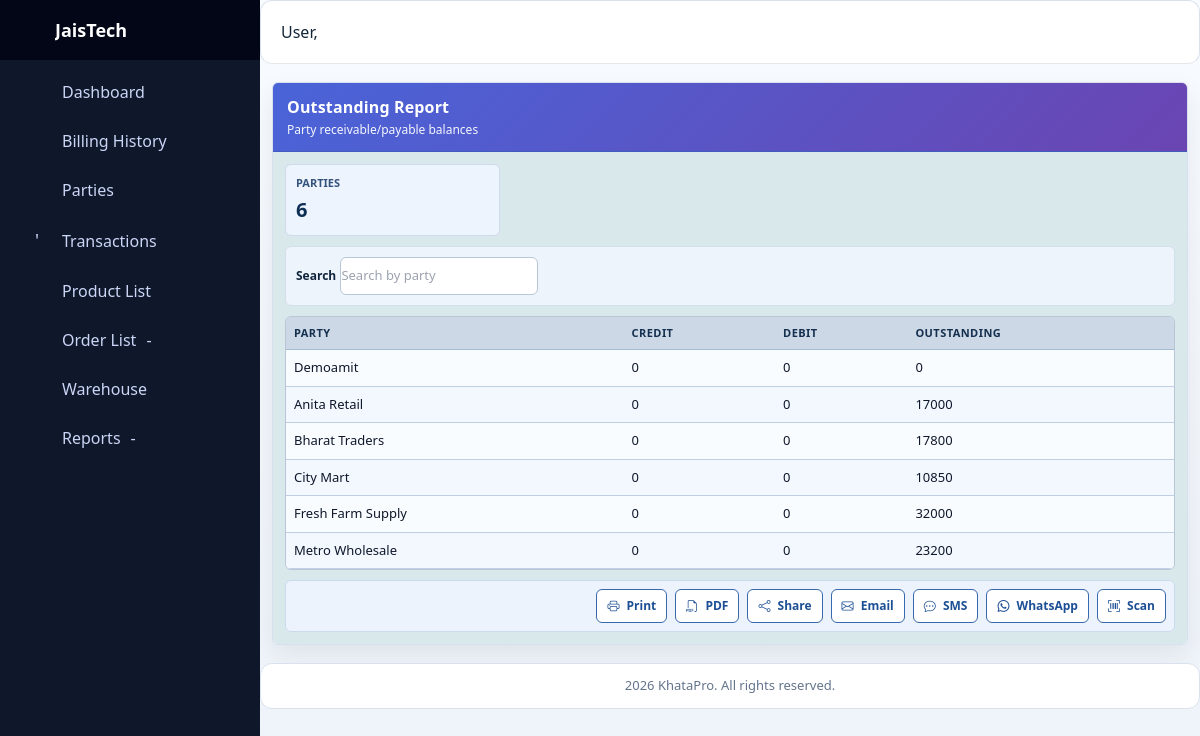
Page /reports/outstanding/ on the committed database.
### khataapp/models.py (models this page shows, shortened)
class Party(models.Model):
    PARTY_TYPE_CHOICES = (
        ('customer', 'Customer'),
        ('supplier', 'Supplier'),
    )
    owner = models.ForeignKey(
        settings.AUTH_USER_MODEL,
        on_delete=models.CASCADE,
        related_name='my_parties',
        null=True,
        blank=True
    )
    name = models.CharField(max_length=100)
    mobile = models.CharField(max_length=15, blank=True)
    email = models.EmailField(blank=True)
    gst = models.CharField(max_length=20, blank=True, null=True)
    address = models.TextField(blank=True, null=True)
    party_type = models.CharField(max_length=10, choices=PARTY_TYPE_CHOICES)
    created_at = models.DateTimeField(auto_now_add=True)
    upi_id = models.CharField(max_length=50, blank=True, null=True)
    bank_account_number = models.CharField(max_length=30, blank=True, null=True)
    qr_code = models.ImageField(upload_to='qr_codes/', blank=True, null=True)
    is_premium = models.BooleanField(default=False)
    whatsapp_number = models.CharField(max_length=15, blank=True, null=True)
    sms_number = models.CharField(max_length=15, blank=True, null=True)
    credit_grade = models.CharField(max_length=5, default='-', blank=True)
    credit_period = models.PositiveIntegerField(default=30, help_text="Credit period in days")
    opening_balance = models.DecimalField(max_digits=12, decimal_places=2, default=0, help_text="Opening balance for supplier")
    is_active = models.BooleanField(default=True)
    customer_category = models.CharField(max_length=60, blank=True, null=True, help_text="Customer segment/category")
    def balance(self):
        """Net balance (Credit - Debit)."""
        return self.total_credit() - self.total_debit()
    class Meta:
        ordering = ['-created_at']
        verbose_name_plural = "Parties"

### reports/views.py (the view)
# urls.py: path('outstanding/', views.outstanding, name='outstanding'),
def outstanding(request):
    parties = Party.objects.annotate(
        balance=Sum('transactions__amount')
    )
    return render(request, 'reports/outstanding.html', {
        'parties': parties
    })

### billing/templatetags/feature_tags.py (called while the page is built)
@register.simple_tag(takes_context=True)
def feature_allowed(context, feature_key):
    user = context.get("request").user
    if not user or not user.is_authenticated:
        return False
    return user_has_feature(user, feature_key)

### system_mode/context_processors.py (called while the page is built)
def system_mode_context(request):
    context = getattr(request, "system_mode_context", None)
    if context is None:
        context = build_request_mode_context(request)
    return {
        "system_mode": context,
        "system_mode_name": context.get("current_mode", "DESKTOP"),
        "system_mode_locked": bool(context.get("is_locked", False)),
        "resolved_system_mode": context.get("resolved_mode", "DESKTOP"),
        "resolved_system_mode_css": context.get("resolved_mode_css", "desktop"),
        "system_route_profile": context.get("route_profile", {}),
    }

### system_mode/models.py (called while the page is built)
    @classmethod
    def get_solo(cls, for_update=False):
        qs = cls.objects
        if for_update:
            qs = qs.select_for_update()
        instance = qs.filter(pk=1).first()
        if instance:
            return instance
        with transaction.atomic():
            locked = cls.objects.select_for_update().filter(pk=1).first()
            if locked:
                return locked
            return cls.objects.create(pk=1, current_mode=cls.Mode.DESKTOP)

### system_mode/services.py (called while the page is built)
def serialize_system_mode(mode_obj: SystemMode) -> dict[str, Any]:
    return {
        "current_mode": mode_obj.current_mode,
        "is_locked": bool(mode_obj.is_locked),
        "updated_by_id": mode_obj.updated_by_id,
        "updated_at": mode_obj.updated_at.isoformat() if mode_obj.updated_at else None,
    }

def get_system_mode_state(force_refresh: bool = False) -> dict[str, Any]:
    if not force_refresh:
        cached = cache.get(CACHE_KEY)
        if cached:
            return cached
    try:
        mode_obj = SystemMode.get_solo()
        payload = serialize_system_mode(mode_obj)
    except OperationalError:
        payload = {
            "current_mode": SystemMode.Mode.DESKTOP,
            "is_locked": False,
            "updated_by_id": None,
            "updated_at": None,
        }
    cache.set(CACHE_KEY, payload, CACHE_TTL_SECONDS)
    return payload

### templates/reports/outstanding.html (shortened to what this page needs)
{% extends 'base.html' %}
{% block content %}
<div class="container-fluid py-2 unified-report-screen" data-master-list-wrap>
  <div class="unified-report-card">
    <div class="unified-report-header d-flex justify-content-between align-items-center flex-wrap gap-2">
      <div>
        <h3>Outstanding Report</h3>
        <div class="unified-subtitle">Party receivable/payable balances</div>
      </div>
    </div>
    <div class="unified-report-body">
      <div class="report-summary-grid">
        <div class="report-summary-card">
          <div class="label">Parties</div>
          <div class="value">{{ parties|length }}</div>
        </div>
      </div>
      <div class="unified-filter-row d-flex flex-wrap gap-2 align-items-end mb-2">
        <div class="flex-grow-1" style="min-width:220px;">
          <label class="unified-label" for="outstandingSearch">Search</label>
          <input id="outstandingSearch" data-master-search type="text" class="form-control" placeholder="Search by party">
        </div>
      </div>
      <div class="unified-table-wrap">
        <table class="table unified-table" data-master-list data-page-size="15">
          <thead>
            <tr>
              <th>Party</th>
              <th>Credit</th>
              <th>Debit</th>
              <th>Outstanding</th>
            </tr>
          </thead>
          <tbody>
            {% for p in parties %}
            <tr>
              <td>{{ p.name }}</td>
              <td>{{ p.credit_total|default:0 }}</td>
              <td>{{ p.debit_total|default:0 }}</td>
              <td>{{ p.balance|default:0 }}</td>
            </tr>
            {% empty %}
            <tr><td colspan="4" class="text-center">No outstanding data.</td></tr>
            {% endfor %}
          </tbody>
        </table>
      </div>
      {% include 'core/includes/document_action_bar.html' %}
    </div>
  </div>
</div>
{% endblock %}

### static/css/dashboard.css (style rules this page uses)
* { box-sizing: border-box; }
html, body { margin: 0; padding: 0; height: 100%; font-family: system-ui, -apple-system, Segoe UI, Roboto, Arial, sans-serif; background: #f4f6fb; overflow-x: hidden; }
table { width: 100%; border-collapse: collapse; font-size: 14px; }
th, td { padding: 10px 12px; border-bottom: 1px solid #e5e7eb; text-align: left; }
th { color: #475569; font-weight: 600; background: #f8fafc; }

### static/css/sidebar.css (style rules this page uses)
.label { white-space: nowrap; transition: opacity 0.2s ease; }

### static/css/unified-theme.css (style rules this page uses)
:root { --uc-bg: #f4f7fb; --uc-surface: #ffffff; --uc-border: #d9e2ec; --uc-text: #12263a; --uc-muted: #5f6c7b; --uc-brand: #0b6bcb; --uc-brand-2: #0f9d7a; --uc-danger: #c03b3b; --uc-warning: #b7791f; }
body { background: var(--uc-bg); color: var(--uc-text); }
.page-content > .container, .page-content > .container-fluid { max-width: 1400px; }

### rows in the picture
Party: name "Demoamit", credit_total "0", debit_total "0", balance "0"
Party: name "Anita Retail", credit_total "0", debit_total "0", balance "17000"
Party: name "Bharat Traders", credit_total "0", debit_total "0", balance "17800"
Party: name "City Mart", credit_total "0", debit_total "0", balance "10850"
Party: name "Fresh Farm Supply", credit_total "0", debit_total "0", balance "32000"
Party: name "Metro Wholesale", credit_total "0", debit_total "0", balance "23200"

### other values in the picture
{{ company.company_name|default:"JaisTech" }} "JaisTech"
{{ parties|length }} "6"
